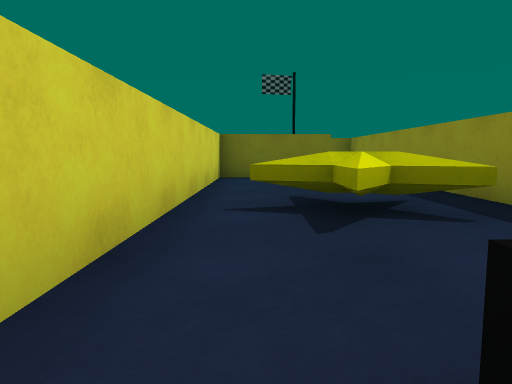
view 1 (above)

23 first-person views from a walk through a scene from a Unity 3-D project. The camera is 0.55 m above the floor, tilts 6° down and sees 70° across. The floor is counted in squares, 1 m on a side. Each view is taken from the middle of a square. On the plan, view 1 faces up. The plan holds only what a view shows up to about 9 squares ahead; the rest is blank. The player character is not drawn.

view 2
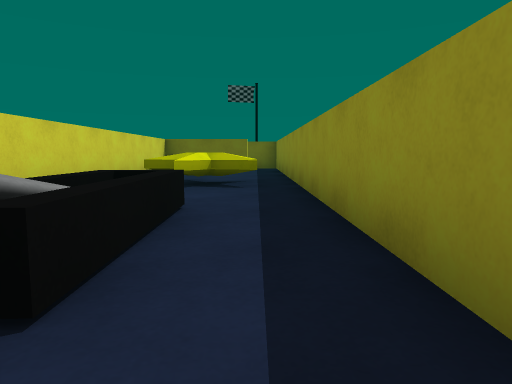

view 3
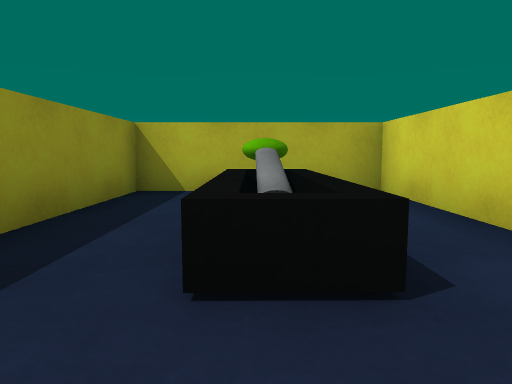

view 4
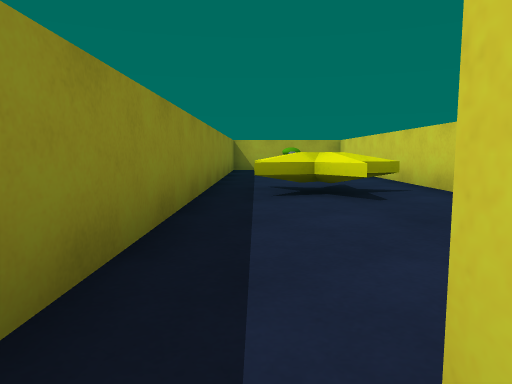

view 5
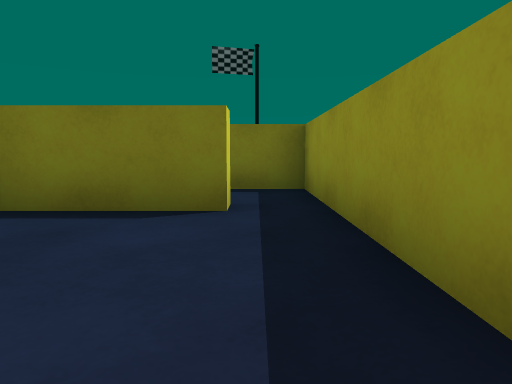

view 6
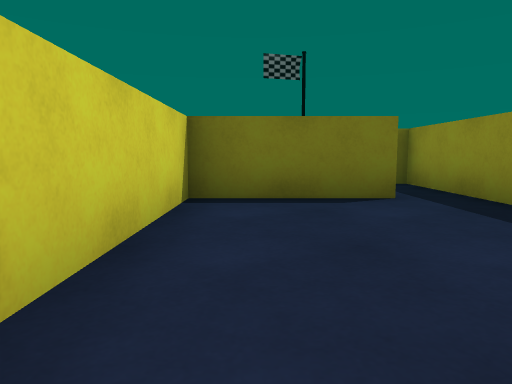

view 7
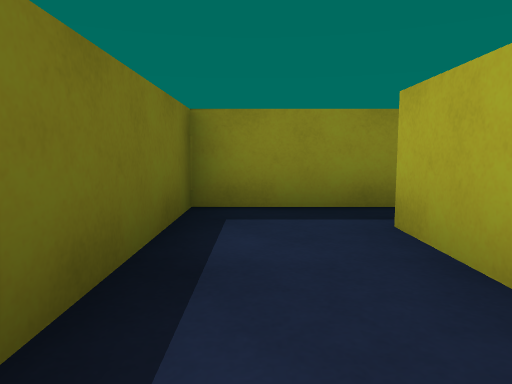

view 8
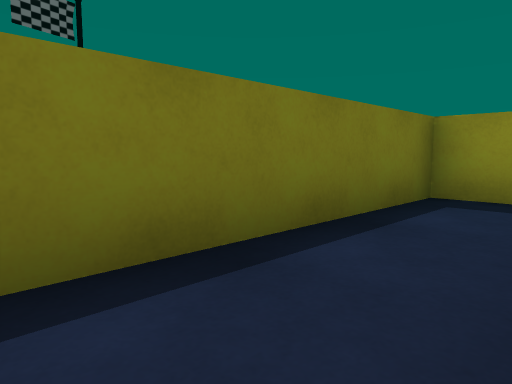

view 9
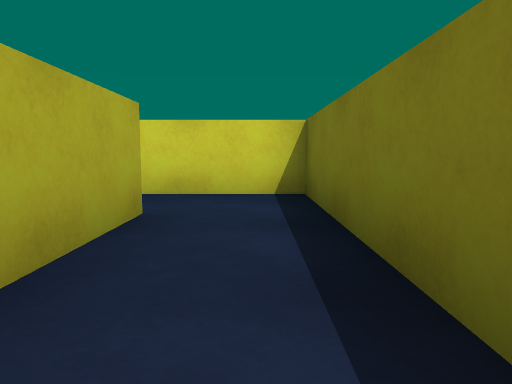

view 10
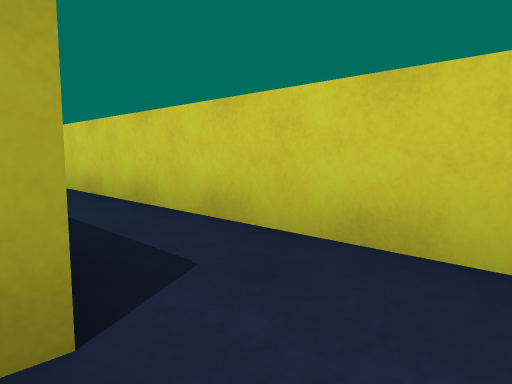

view 11
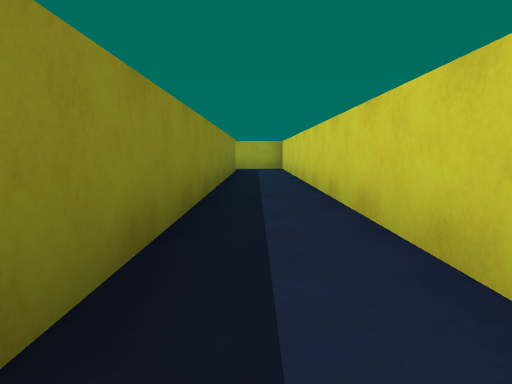

view 12
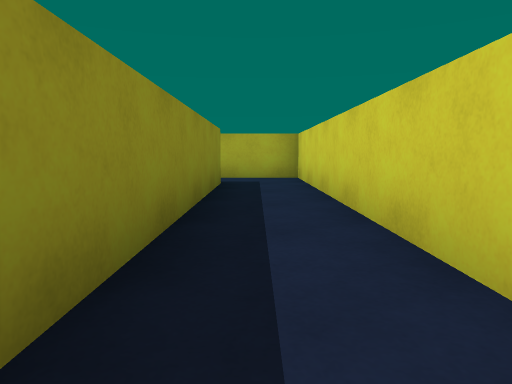

view 13
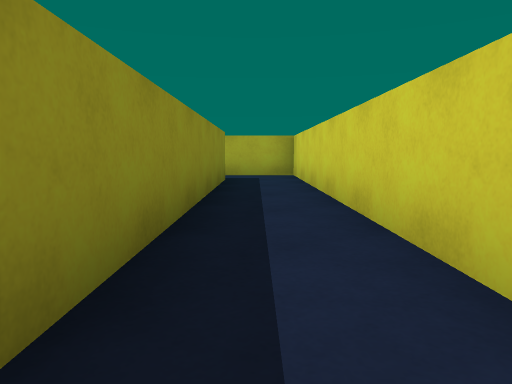

view 14
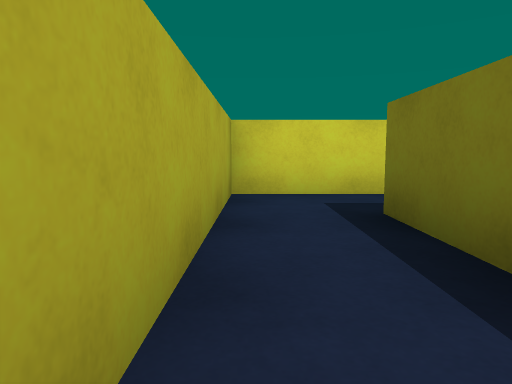

view 15
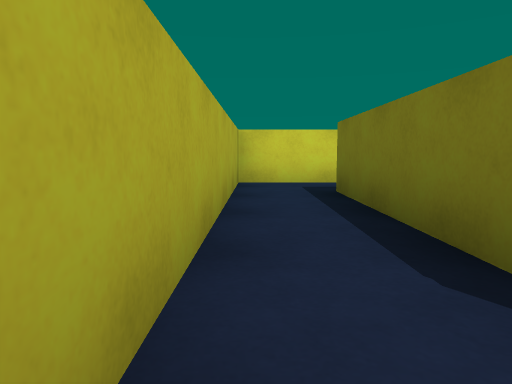

view 16
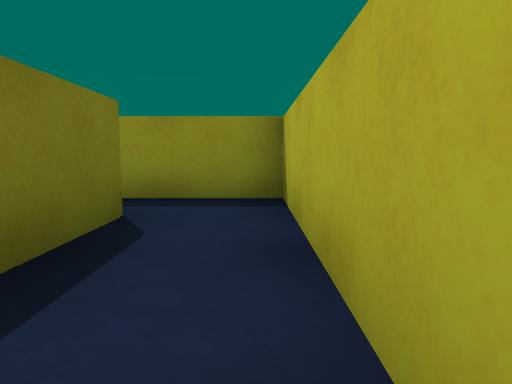

view 17
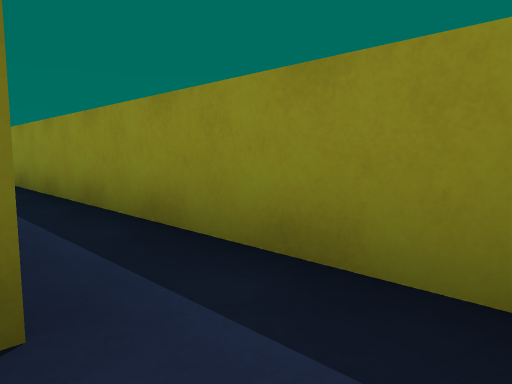

view 18
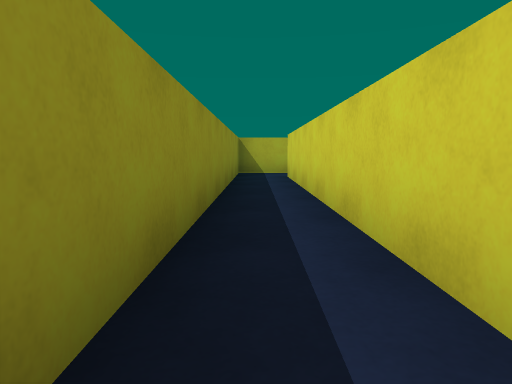

view 19
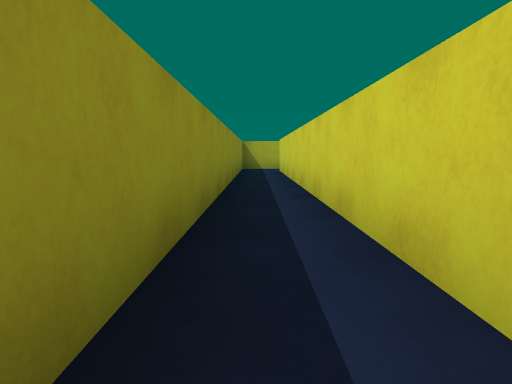

view 20
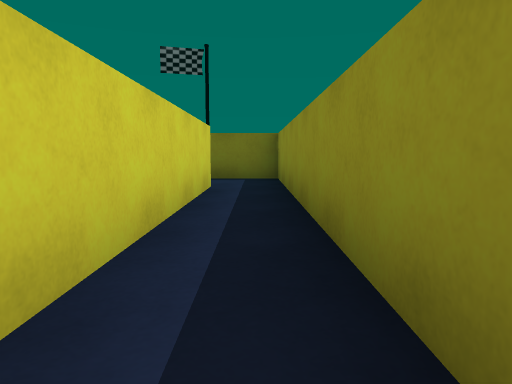

view 21
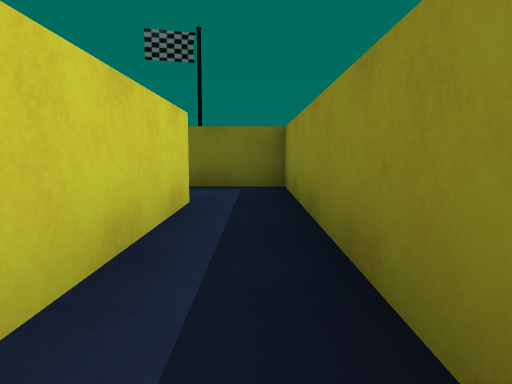

view 22
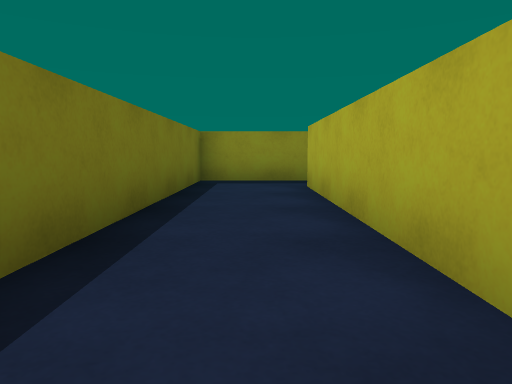

view 23
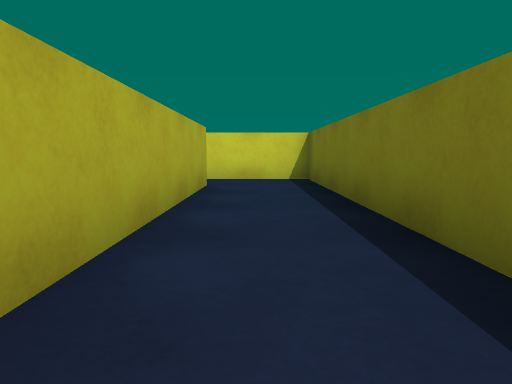

### Floor plan
Points are (right, up) in squares from view 1. A wall is a line through its corners. A room is listed if a view was taken in it or the views show most of it. See-through windows are left out.
Room 1 (views 1, 2, 3, 5, 6)
walls: (1.7, 8.5) (-0.8, 8.5) (-0.8, -3.4) (2.8, -3.4) (2.8, 8.5)
ways out: opening at (2, 9) to room 2
objects: other object (1, -3) to (1, 0); star (1, 3)
Room 2 (views 4, 7, 9, 10)
walls: (-1.4, 9) (1.7, 9) (1.7, 8.5); (2.8, 8.5) (2.8, 10.7) (-3, 10.7) (-3, 9.4)
ways out: opening at (2, 9) to room 1; opening at (-2, 9) to room 3
Room 3 (views 8, 11, 12, 13, 14, 16, 17)
walls: (3.2, -3.8) (-1.3, -3.8) (-1.3, 7.1); (-3, 9.4) (-3, -5.3) (3.5, -5.3)
ways out: opening at (-2, 9) to room 2; opening at (3, -5) to room 4
Room 4 (views 15, 18, 19, 20, 21)
walls: (3.2, 11.1) (3.2, -3.8); (3.5, -5.3) (4.5, -5.3) (4.5, 11.6)
ways out: opening at (3, -5) to room 3; opening at (4, 12) to room 5
Room 5 (views 22, 23)
walls: (-3.5, 11.1) (3.2, 11.1); (4.5, 11.6) (4.5, 13.1) (-4.9, 13.1) (-4.9, 10.9)
ways out: opening at (4, 12) to room 4; opening at (-4, 11)

Positions as (right, up) in squares from view 1, and headings:
1: (0, 0), facing up
2: (2, -3), facing up
3: (1, 2), facing down
4: (2, 9), facing down
5: (2, 5), facing up
6: (0, 4), facing up
7: (-1, 10), facing right
8: (-2, 9), facing up-right
9: (2, 10), facing left
10: (-1, 10), facing down-left
11: (-2, 8), facing down
12: (-2, 3), facing down
13: (-2, 4), facing down
14: (2, -5), facing left
15: (4, -5), facing left
16: (0, -5), facing right
17: (3, -5), facing up-right
18: (4, 5), facing down
19: (4, 8), facing down
20: (4, 5), facing up
21: (4, 7), facing up
22: (-3, 12), facing right
23: (3, 12), facing left
